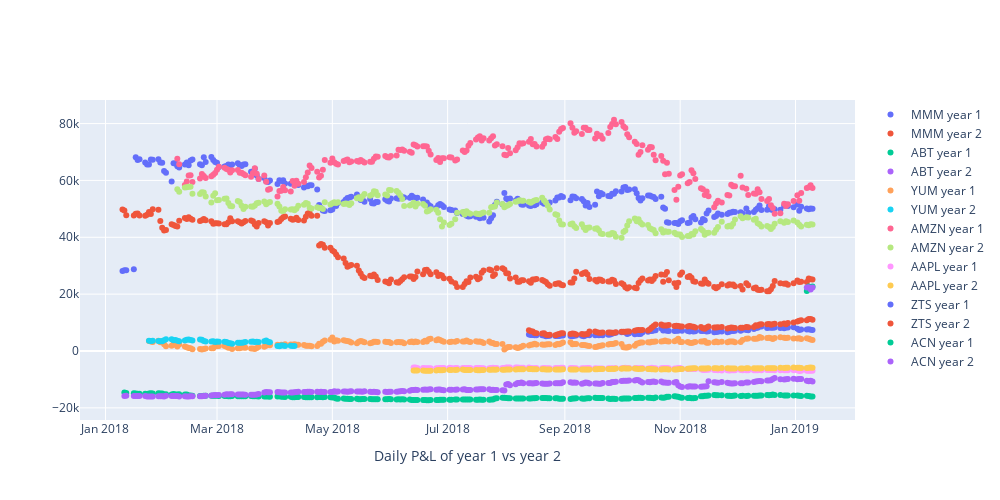

Source (notebook cell):
### Code cell
# Create figure with secondary y-axis
fig = make_subplots()

for ticker in scaffoldPortfolio.Ticker.unique():
    data_y1 = y1[y1.Ticker == ticker]
    data_y2 = y2[y2.Ticker == ticker]
    fig.add_trace(
        go.Scatter(x=data_y1['Date'], y=data_y1['Daily P&L'], name=(ticker + ' year 1'), mode='markers'),
        secondary_y=False,
        )
    fig.add_trace(
        go.Scatter(x=data_y1['Date'], y=data_y2['Daily P&L'], name=(ticker + ' year 2'), mode='markers'),
        secondary_y=False,
        )
    
# Add figure title
fig.update_layout(
    height=500, width=1000
)

# Set x-axis title
fig.update_xaxes(title_text="Daily P&L of year 1 vs year 2")


fig.show(width=1500, height=1000)

### Figure 1 — Plotly figure (JSON) as saved in the notebook; plotly's stock layout.template omitted (floating-point values rounded to 4 significant figures; data arrays with more than 128 entries replaced by an {"elided": "..."} marker saying what was removed)
{"data": [{"mode": "markers", "name": "MMM year 1", "type": "scatter", "x": {"elided": "252 str values"}, "xaxis": "x", "y": {"elided": "252 float values"}, "yaxis": "y"}, {"mode": "markers", "name": "MMM year 2", "type": "scatter", "x": {"elided": "252 str values"}, "xaxis": "x", "y": {"elided": "252 float values"}, "yaxis": "y"}, {"mode": "markers", "name": "ABT year 1", "type": "scatter", "x": {"elided": "251 str values"}, "xaxis": "x", "y": {"elided": "251 float values"}, "yaxis": "y"}, {"mode": "markers", "name": "ABT year 2", "type": "scatter", "x": {"elided": "251 str values"}, "xaxis": "x", "y": {"elided": "252 float values"}, "yaxis": "y"}, {"mode": "markers", "name": "YUM year 1", "type": "scatter", "x": {"elided": "243 str values"}, "xaxis": "x", "y": {"elided": "243 float values"}, "yaxis": "y"}, {"mode": "markers", "name": "YUM year 2", "type": "scatter", "x": {"elided": "243 str values"}, "xaxis": "x", "y": [3614.0, 3488.0, 3625.0, 3501.0, 3388.0, 3437.0, 3816.0, 4146.0, 4112.0, 3794.0, 3890.0, 3647.0, 3449.0, 3696.0, 3970.0, 4019.0, 3889.0, 3732.0, 4001.0, 3931.0, 3543.0, 3355.0, 3301.0, 3429.0, 3170.0, 3374.0, 3238.0, 3212.0, 3196.0, 2804.0, 2760.0, 2541.0, 2904.0, 2880.0, 2868.0, 3003.0, 3175.0, 3273.0, 3342.0, 3155.0, 3224.0, 3203.0, 3417.0, 3667.0, 3249.0, 3077.0, 1764.0, 1700.0, 1927.0, 1950.0, 1789.0, 1823.0, 1715.0, 1777.0], "yaxis": "y"}, {"mode": "markers", "name": "AMZN year 1", "type": "scatter", "x": {"elided": "232 str values"}, "xaxis": "x", "y": {"elided": "232 float values"}, "yaxis": "y"}, {"mode": "markers", "name": "AMZN year 2", "type": "scatter", "x": {"elided": "232 str values"}, "xaxis": "x", "y": {"elided": "252 float values"}, "yaxis": "y"}, {"mode": "markers", "name": "AAPL year 1", "type": "scatter", "x": {"elided": "146 str values"}, "xaxis": "x", "y": {"elided": "146 float values"}, "yaxis": "y"}, {"mode": "markers", "name": "AAPL year 2", "type": "scatter", "x": {"elided": "146 str values"}, "xaxis": "x", "y": {"elided": "252 float values"}, "yaxis": "y"}, {"mode": "markers", "name": "ZTS year 1", "type": "scatter", "x": ["2018-08-13", "2018-08-14", "2018-08-15", "2018-08-16", "2018-08-17", "2018-08-20", "2018-08-21", "2018-08-22", "2018-08-23", "2018-08-24", "2018-08-27", "2018-08-28", "2018-08-29", "2018-08-30", "2018-08-31", "2018-09-04", "2018-09-05", "2018-09-06", "2018-09-07", "2018-09-10", "2018-09-11", "2018-09-12", "2018-09-13", "2018-09-14", "2018-09-17", "2018-09-18", "2018-09-19", "2018-09-20", "2018-09-21", "2018-09-24", "2018-09-25", "2018-09-26", "2018-09-27", "2018-09-28", "2018-10-01", "2018-10-02", "2018-10-03", "2018-10-04", "2018-10-05", "2018-10-08", "2018-10-09", "2018-10-10", "2018-10-11", "2018-10-12", "2018-10-15", "2018-10-16", "2018-10-17", "2018-10-18", "2018-10-19", "2018-10-22", "2018-10-23", "2018-10-24", "2018-10-25", "2018-10-26", "2018-10-29", "2018-10-30", "2018-10-31", "2018-11-01", "2018-11-02", "2018-11-05", "2018-11-06", "2018-11-07", "2018-11-08", "2018-11-09", "2018-11-12", "2018-11-13", "2018-11-14", "2018-11-15", "2018-11-16", "2018-11-19", "2018-11-20", "2018-11-21", "2018-11-23", "2018-11-26", "2018-11-27", "2018-11-28", "2018-11-29", "2018-11-30", "2018-12-03", "2018-12-04", "2018-12-06", "2018-12-07", "2018-12-10", "2018-12-11", "2018-12-12", "2018-12-13", "2018-12-14", "2018-12-17", "2018-12-18", "2018-12-19", "2018-12-20", "2018-12-21", "2018-12-24", "2018-12-26", "2018-12-27", "2018-12-28", "2018-12-31", "2019-01-02", "2019-01-03", "2019-01-04", "2019-01-07", "2019-01-08", "2019-01-09", "2019-01-10"], "xaxis": "x", "y": [5829.0, 5605.0, 5664.0, 5518.0, 5511.0, 5547.0, 5482.0, 5187.0, 5299.0, 5326.0, 5239.0, 5296.0, 5298.0, 5413.0, 5494.0, 5262.0, 5159.0, 5369.0, 5457.0, 5339.0, 5196.0, 5488.0, 5773.0, 5529.0, 5549.0, 5723.0, 5570.0, 5607.0, 5558.0, 5694.0, 5803.0, 6031.0, 6324.0, 6417.0, 6589.0, 6653.0, 6536.0, 5988.0, 6206.0, 5905.0, 6163.0, 5961.0, 6000.0, 6549.0, 6791.0, 7007.0, 7077.0, 7252.0, 7311.0, 8038.0, 7248.0, 7300.0, 7101.0, 7024.0, 7006.0, 7131.0, 7081.0, 7557.0, 7153.0, 7003.0, 6858.0, 7072.0, 6832.0, 6958.0, 7036.0, 7055.0, 7117.0, 6841.0, 6916.0, 6588.0, 6648.0, 6768.0, 6882.0, 6621.0, 6768.0, 7050.0, 7075.0, 7110.0, 7143.0, 7436.0, 7410.0, 7283.0, 7705.0, 8117.0, 8179.0, 8651.0, 8574.0, 8083.0, 8251.0, 8208.0, 8170.0, 8295.0, 8058.0, 7972.0, 8245.0, 8285.0, 8358.0, 7861.0, 7427.0, 7546.0, 7576.0, 7659.0, 7483.0, 7358.0], "yaxis": "y"}, {"mode": "markers", "name": "ZTS year 2", "type": "scatter", "x": ["2018-08-13", "2018-08-14", "2018-08-15", "2018-08-16", "2018-08-17", "2018-08-20", "2018-08-21", "2018-08-22", "2018-08-23", "2018-08-24", "2018-08-27", "2018-08-28", "2018-08-29", "2018-08-30", "2018-08-31", "2018-09-04", "2018-09-05", "2018-09-06", "2018-09-07", "2018-09-10", "2018-09-11", "2018-09-12", "2018-09-13", "2018-09-14", "2018-09-17", "2018-09-18", "2018-09-19", "2018-09-20", "2018-09-21", "2018-09-24", "2018-09-25", "2018-09-26", "2018-09-27", "2018-09-28", "2018-10-01", "2018-10-02", "2018-10-03", "2018-10-04", "2018-10-05", "2018-10-08", "2018-10-09", "2018-10-10", "2018-10-11", "2018-10-12", "2018-10-15", "2018-10-16", "2018-10-17", "2018-10-18", "2018-10-19", "2018-10-22", "2018-10-23", "2018-10-24", "2018-10-25", "2018-10-26", "2018-10-29", "2018-10-30", "2018-10-31", "2018-11-01", "2018-11-02", "2018-11-05", "2018-11-06", "2018-11-07", "2018-11-08", "2018-11-09", "2018-11-12", "2018-11-13", "2018-11-14", "2018-11-15", "2018-11-16", "2018-11-19", "2018-11-20", "2018-11-21", "2018-11-23", "2018-11-26", "2018-11-27", "2018-11-28", "2018-11-29", "2018-11-30", "2018-12-03", "2018-12-04", "2018-12-06", "2018-12-07", "2018-12-10", "2018-12-11", "2018-12-12", "2018-12-13", "2018-12-14", "2018-12-17", "2018-12-18", "2018-12-19", "2018-12-20", "2018-12-21", "2018-12-24", "2018-12-26", "2018-12-27", "2018-12-28", "2018-12-31", "2019-01-02", "2019-01-03", "2019-01-04", "2019-01-07", "2019-01-08", "2019-01-09", "2019-01-10"], "xaxis": "x", "y": {"elided": "252 float values"}, "yaxis": "y"}, {"mode": "markers", "name": "ACN year 1", "type": "scatter", "x": ["2019-01-07", "2019-01-08", "2019-01-09", "2019-01-10"], "xaxis": "x", "y": [21100.0, 22660.0, 22170.0, 22720.0], "yaxis": "y"}, {"mode": "markers", "name": "ACN year 2", "type": "scatter", "x": ["2019-01-07", "2019-01-08", "2019-01-09", "2019-01-10"], "xaxis": "x", "y": {"elided": "252 float values"}, "yaxis": "y"}, {"mode": "markers", "name": "SCHW year 1", "type": "scatter", "x": [], "xaxis": "x", "y": [], "yaxis": "y"}, {"mode": "markers", "name": "SCHW year 2", "type": "scatter", "x": [], "xaxis": "x", "y": [-6770.0, -7035.0, -7017.0, -7017.0, -6878.0, -6690.0, -6871.0, -6754.0, -7100.0, -7149.0, -7268.0, -7501.0, -7440.0, -7400.0, -7409.0, -7298.0, -7161.0, -7106.0, -7009.0, -7153.0, -7528.0, -7844.0, -8354.0, -8400.0, -8307.0, -8448.0, -8427.0, -8468.0, -8037.0, -8020.0, -7962.0, -7900.0, -8095.0, -8061.0, -8136.0, -8241.0, -8304.0, -8138.0, -8146.0, -7907.0, -7696.0, -7993.0, -7915.0, -7979.0, -8171.0, -8219.0, -8377.0, -8035.0, -8184.0, -8217.0, -8126.0, -8122.0, -8118.0, -8252.0, -8346.0, -4131.0, -4166.0, -4299.0, -4236.0, -4494.0, -4447.0, -4515.0, -4309.0, -4312.0, -4350.0, -4423.0, -4311.0, -4338.0, -4309.0, -4404.0, -4520.0, -4529.0, -4407.0, -4515.0, -4594.0, -4778.0, -4705.0, -4789.0, -4915.0, -4909.0], "yaxis": "y"}], "layout": {"height": 500, "width": 1000, "xaxis": {"anchor": "y", "autorange": true, "domain": [0, 1], "range": ["2017-12-18 11:56:50.4432", "2019-02-01 12:03:09.5568"], "title": {"text": "Daily P&L of year 1 vs year 2"}, "type": "date"}, "yaxis": {"anchor": "x", "autorange": true, "domain": [0, 1], "range": [-24270.0, 88290.0], "type": "linear"}}}
